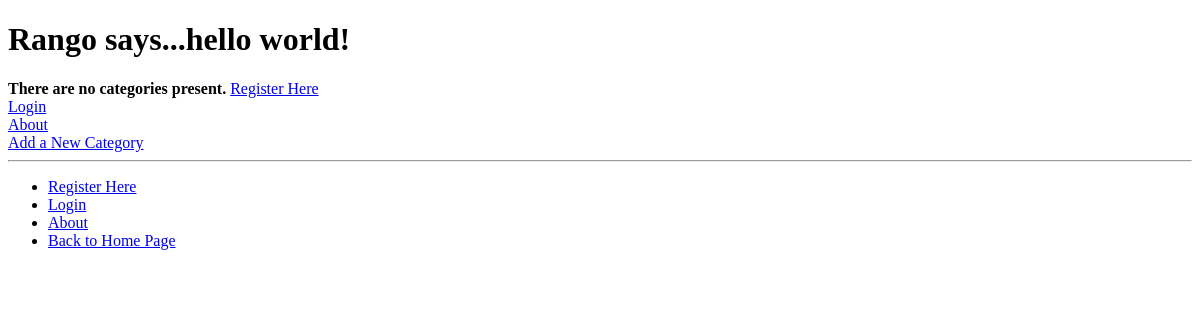
The app's page /rango/, older data.
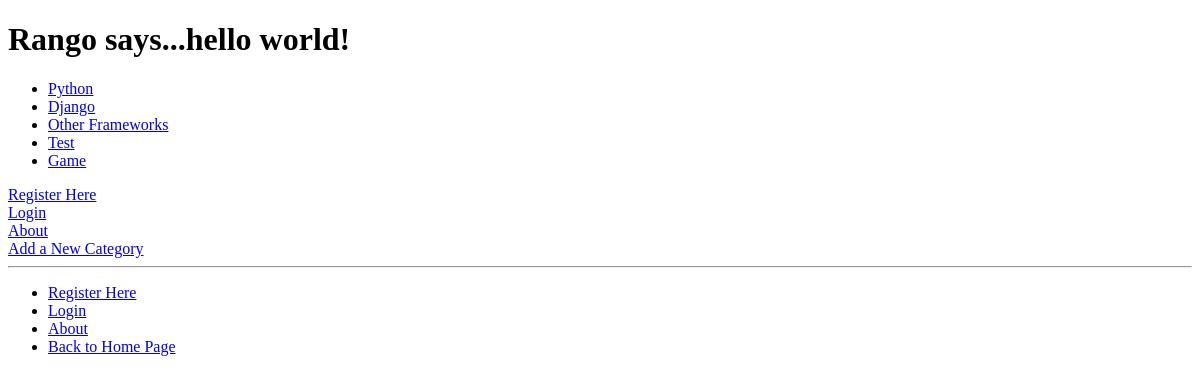
The same page, newer data.
### rango/models.py (models this page shows, shortened)
class Category(models.Model):
	name = models.CharField(max_length=128, unique=True)
	views = models.IntegerField(default=0)
	likes = models.IntegerField(default=0)
	slug = models.SlugField(unique=True)

### rango/views.py (the view)
def index(request):
	category_list = Category.objects.order_by('-likes')[:5]
	context_dict = {'categories': category_list}
	return render(request, 'rango/index.html', context_dict)

### templates/rango/index.html
{% extends 'base.html' %}
{% load staticfiles %}
{% block body_block %}
	{% if user.is_authenticated %}
		<h1>Rango says...hello {{ user.username }}!</h1>
	{% else %}
		<h1>Rango says...hello world!</h1>
	{% endif %}
	{% if categories %}
		<ul>
			{% for category in categories %}
				<li><a href="{% url 'category' category.slug %}">{{ category.name }}</a></li>
			{% endfor %}
		</ul>
	{% else %}
		<strong>There are no categories present.</strong>
	{% endif %}
	{% if user.is_authenticated %}
		<a href="{% url 'restricted' %}">Restricted Page</a><br/>
		<a href="{% url 'logout' %}">Logout</a><br/>
	{% else %}
		<a href="{% url 'register' %}">Register Here</a><br>
		<a href="{% url 'login' %}">Login</a><br>
	{% endif %}
	<a href="{% url 'about' %}">About</a><br/>
	<a href="{% url 'add_category' %}">Add a New Category</a><br/>
{% endblock %}

### templates/base.html (shortened to what this page needs)
<!DOCTYPE html>
<html>
<head lang="en">
</head>
<body>
	<div>
		{% block body_block %}{% endblock %}
	</div>
	<hr>
	<ul>
		{% if user.is_authenticated %}
			<li><a href="{% url 'restricted' %}">Restricted Page</a></li>
			<li><a href="{% url 'logout' %}">Logout</a></li>
			<li><a href="{% url 'add_category' %}">Add a New Category</a></li>
		{% else %}
			<li><a href="{% url 'register' %}">Register Here</a></li>
			<li><a href="{% url 'login' %}">Login</a></li>
		{% endif %}
		<li><a href="{% url 'about' %}">About</a></li>
		<li><a href="{% url 'index' %}">Back to Home Page</a></li>
	</ul>
</body>
</html>

Row changes from the older to the newer data that the page shows:
added Category: name "Python"
added Category: name "Django"
added Category: name "Other Frameworks"
added Category: name "Test"
added Category: name "Game"
Text that changed along with them:
text no longer shown: "There are no categories present."
